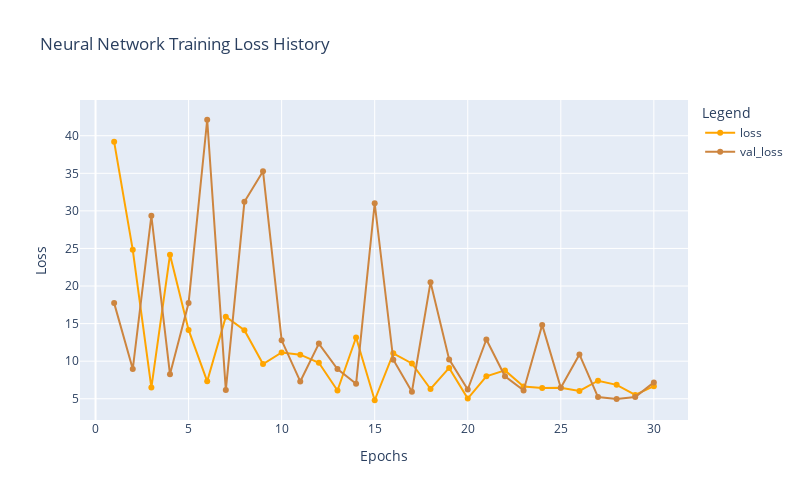

Notebook code for this chart:
### Code cell
plot_history_loss(history_nn2)

### Figure 1 — Plotly figure (JSON) as saved in the notebook; plotly's stock layout.template omitted (floating-point values rounded to 4 significant figures)
{"data": [{"hovertemplate": "Legend=loss<br>Epochs=%{x}<br>Loss=%{y}<extra></extra>", "legendgroup": "loss", "line": {"color": "orange", "dash": "solid"}, "marker": {"symbol": "circle"}, "mode": "lines+markers", "name": "loss", "orientation": "v", "showlegend": true, "type": "scatter", "x": [1, 2, 3, 4, 5, 6, 7, 8, 9, 10, 11, 12, 13, 14, 15, 16, 17, 18, 19, 20, 21, 22, 23, 24, 25, 26, 27, 28, 29, 30], "xaxis": "x", "y": [39.18, 24.81, 6.482, 24.15, 14.17, 7.32, 15.93, 14.11, 9.625, 11.16, 10.87, 9.786, 6.094, 13.15, 4.801, 11.04, 9.692, 6.296, 9.104, 5.032, 7.979, 8.775, 6.633, 6.424, 6.471, 6.044, 7.402, 6.852, 5.502, 6.677], "yaxis": "y"}, {"hovertemplate": "Legend=val_loss<br>Epochs=%{x}<br>Loss=%{y}<extra></extra>", "legendgroup": "val_loss", "line": {"color": "peru", "dash": "solid"}, "marker": {"symbol": "circle"}, "mode": "lines+markers", "name": "val_loss", "orientation": "v", "showlegend": true, "type": "scatter", "x": [1, 2, 3, 4, 5, 6, 7, 8, 9, 10, 11, 12, 13, 14, 15, 16, 17, 18, 19, 20, 21, 22, 23, 24, 25, 26, 27, 28, 29, 30], "xaxis": "x", "y": [17.73, 8.954, 29.35, 8.256, 17.75, 42.13, 6.162, 31.2, 35.27, 12.77, 7.302, 12.34, 8.96, 6.99, 31.01, 10.19, 5.932, 20.52, 10.24, 6.233, 12.89, 7.999, 6.111, 14.83, 6.477, 10.9, 5.217, 4.98, 5.218, 7.178], "yaxis": "y"}], "layout": {"height": 500, "legend": {"title": {"text": "Legend"}, "tracegroupgap": 0}, "title": {"text": "Neural Network Training Loss History"}, "width": 800, "xaxis": {"anchor": "y", "domain": [0, 1], "title": {"text": "Epochs"}}, "yaxis": {"anchor": "x", "domain": [0, 1], "title": {"text": "Loss"}}}}
